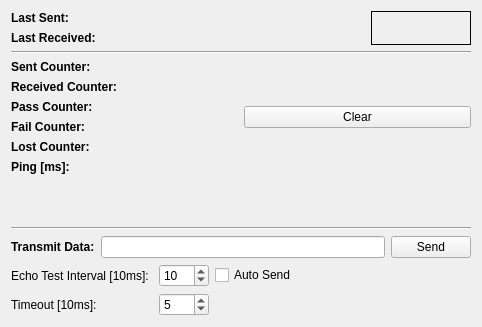
<?xml version="1.0" encoding="UTF-8"?>
<ui version="4.0">
 <class>echoWindow</class>
 <widget class="QWidget" name="echoWindow">
  <property name="geometry">
   <rect>
    <x>0</x>
    <y>0</y>
    <width>482</width>
    <height>327</height>
   </rect>
  </property>
  <property name="windowTitle">
   <string>Echo Test</string>
  </property>
   <layout class="QVBoxLayout" name="verticalLayout">
    <item>
     <layout class="QHBoxLayout" name="horizontalLayout_3">
      <item>
       <layout class="QFormLayout" name="formLayout">
        <item row="0" column="1">
         <widget class="QLabel" name="lastSendLabel">
          <property name="text">
           <string/>
          </property>
         </widget>
        </item>
        <item row="1" column="1">
         <widget class="QLabel" name="lastReceivedLabel">
          <property name="text">
           <string/>
          </property>
         </widget>
        </item>
        <item row="0" column="0">
         <widget class="QLabel" name="label_3">
          <property name="font">
           <font>
            <weight>75</weight>
            <bold>true</bold>
           </font>
          </property>
          <property name="text">
           <string>Last Sent:</string>
          </property>
         </widget>
        </item>
        <item row="1" column="0">
         <widget class="QLabel" name="label_4">
          <property name="font">
           <font>
            <weight>75</weight>
            <bold>true</bold>
           </font>
          </property>
          <property name="text">
           <string>Last Received:</string>
          </property>
         </widget>
        </item>
       </layout>
      </item>
      <item>
       <widget class="QLabel" name="passFailLabel">
        <property name="minimumSize">
         <size>
          <width>100</width>
          <height>0</height>
         </size>
        </property>
        <property name="maximumSize">
         <size>
          <width>100</width>
          <height>16777215</height>
         </size>
        </property>
        <property name="font">
         <font>
          <pointsize>15</pointsize>
          <weight>75</weight>
          <bold>true</bold>
         </font>
        </property>
        <property name="layoutDirection">
         <enum>Qt::LeftToRight</enum>
        </property>
        <property name="autoFillBackground">
         <bool>true</bool>
        </property>
        <property name="frameShape">
         <enum>QFrame::Panel</enum>
        </property>
        <property name="text">
         <string/>
        </property>
        <property name="alignment">
         <set>Qt::AlignCenter</set>
        </property>
       </widget>
      </item>
     </layout>
    </item>
    <item>
     <widget class="Line" name="line">
      <property name="orientation">
       <enum>Qt::Horizontal</enum>
      </property>
     </widget>
    </item>
    <item>
     <layout class="QHBoxLayout" name="horizontalLayout_4">
      <item>
       <layout class="QFormLayout" name="formLayout_2">
        <item row="1" column="0">
         <widget class="QLabel" name="label_5">
          <property name="font">
           <font>
            <weight>75</weight>
            <bold>true</bold>
           </font>
          </property>
          <property name="text">
           <string>Sent Counter:</string>
          </property>
         </widget>
        </item>
        <item row="3" column="0">
         <widget class="QLabel" name="label_6">
          <property name="font">
           <font>
            <weight>75</weight>
            <bold>true</bold>
           </font>
          </property>
          <property name="text">
           <string>Received Counter:</string>
          </property>
         </widget>
        </item>
        <item row="4" column="0">
         <widget class="QLabel" name="label_7">
          <property name="font">
           <font>
            <weight>75</weight>
            <bold>true</bold>
           </font>
          </property>
          <property name="text">
           <string>Pass Counter:</string>
          </property>
         </widget>
        </item>
        <item row="5" column="0">
         <widget class="QLabel" name="label_8">
          <property name="font">
           <font>
            <weight>75</weight>
            <bold>true</bold>
           </font>
          </property>
          <property name="text">
           <string>Fail Counter:</string>
          </property>
         </widget>
        </item>
        <item row="4" column="1">
         <widget class="QLabel" name="passCounterLabel">
          <property name="text">
           <string/>
          </property>
         </widget>
        </item>
        <item row="3" column="1">
         <widget class="QLabel" name="receiveCounterLabel">
          <property name="text">
           <string/>
          </property>
         </widget>
        </item>
        <item row="1" column="1">
         <widget class="QLabel" name="sentCounterLabel">
          <property name="text">
           <string/>
          </property>
         </widget>
        </item>
        <item row="5" column="1">
         <widget class="QLabel" name="failCounterLabel">
          <property name="text">
           <string/>
          </property>
         </widget>
        </item>
        <item row="7" column="0">
         <widget class="QLabel" name="label_9">
          <property name="font">
           <font>
            <weight>75</weight>
            <bold>true</bold>
           </font>
          </property>
          <property name="text">
           <string>Ping [ms]:</string>
          </property>
         </widget>
        </item>
        <item row="7" column="1">
         <widget class="QLabel" name="pingLabel">
          <property name="text">
           <string/>
          </property>
         </widget>
        </item>
        <item row="6" column="0">
         <widget class="QLabel" name="label_10">
          <property name="font">
           <font>
            <weight>75</weight>
            <bold>true</bold>
           </font>
          </property>
          <property name="text">
           <string>Lost Counter:</string>
          </property>
         </widget>
        </item>
        <item row="6" column="1">
         <widget class="QLabel" name="lostCounterLabel">
          <property name="text">
           <string/>
          </property>
         </widget>
        </item>
       </layout>
      </item>
      <item>
       <widget class="QPushButton" name="clearButton">
        <property name="text">
         <string>Clear</string>
        </property>
       </widget>
      </item>
     </layout>
    </item>
    <item>
     <spacer name="verticalSpacer">
      <property name="orientation">
       <enum>Qt::Vertical</enum>
      </property>
      <property name="sizeHint" stdset="0">
       <size>
        <width>20</width>
        <height>40</height>
       </size>
      </property>
     </spacer>
    </item>
    <item>
     <widget class="Line" name="line_2">
      <property name="orientation">
       <enum>Qt::Horizontal</enum>
      </property>
     </widget>
    </item>
    <item>
     <layout class="QHBoxLayout" name="horizontalLayout_2">
      <item>
       <widget class="QLabel" name="label_2">
        <property name="font">
         <font>
          <weight>75</weight>
          <bold>true</bold>
         </font>
        </property>
        <property name="text">
         <string>Transmit Data:</string>
        </property>
       </widget>
      </item>
      <item>
       <widget class="QLineEdit" name="sendDataEdit"/>
      </item>
      <item>
       <widget class="QPushButton" name="sendButton">
        <property name="text">
         <string>Send</string>
        </property>
       </widget>
      </item>
     </layout>
    </item>
    <item>
     <layout class="QHBoxLayout" name="horizontalLayout"/>
    </item>
    <item>
     <layout class="QGridLayout" name="gridLayout">
      <item row="0" column="2">
       <widget class="QCheckBox" name="autoEchoBox">
        <property name="text">
         <string>Auto Send</string>
        </property>
       </widget>
      </item>
      <item row="0" column="0">
       <widget class="QLabel" name="label">
        <property name="text">
         <string>Echo Test Interval [10ms]: </string>
        </property>
       </widget>
      </item>
      <item row="0" column="1">
       <widget class="QSpinBox" name="spinBox">
        <property name="minimumSize">
         <size>
          <width>50</width>
          <height>0</height>
         </size>
        </property>
        <property name="minimum">
         <number>1</number>
        </property>
        <property name="maximum">
         <number>999</number>
        </property>
        <property name="value">
         <number>10</number>
        </property>
       </widget>
      </item>
      <item row="0" column="3">
       <spacer name="horizontalSpacer">
        <property name="orientation">
         <enum>Qt::Horizontal</enum>
        </property>
        <property name="sizeHint" stdset="0">
         <size>
          <width>40</width>
          <height>20</height>
         </size>
        </property>
       </spacer>
      </item>
      <item row="1" column="0">
       <widget class="QLabel" name="label_11">
        <property name="text">
         <string>Timeout [10ms]:</string>
        </property>
       </widget>
      </item>
      <item row="1" column="1">
       <widget class="QSpinBox" name="timeoutBox">
        <property name="minimum">
         <number>1</number>
        </property>
        <property name="maximum">
         <number>999</number>
        </property>
        <property name="value">
         <number>5</number>
        </property>
       </widget>
      </item>
     </layout>
    </item>
   </layout>

 </widget>
 <resources/>
 <connections/>
</ui>
